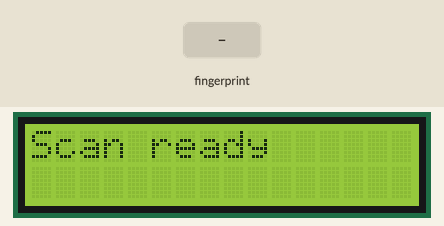
Simulated run of this sketch. Board: Arduino Uno, built with avr-gcc and run on an emulated ATmega328P. Parts: 16×2 character LCD. Inputs (shaded band) come from the test bench.

Above: at 2.2 s.
2.3 s: finger stored as number 1 placed on the sensor
At 3.7 s:
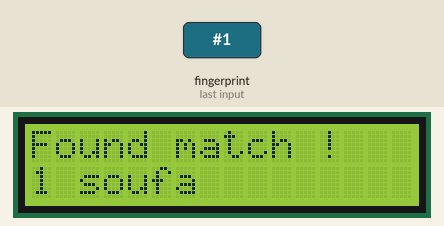
Timing chart, 0 to 5.3 s (numbered marks = the images above; inputs shaded):
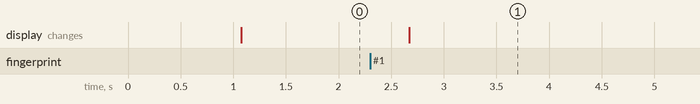

Measured:
- after the input at 2.3 s, the display: changes after 0.37 s (image 1)

The sketch:

s2.ino
```cpp
/* This code is to use with Adafruit FPM10A or DY50 Fingerprint optical Sensor and lcd i2c, it's a modification from the Adafruit example
 * Wiring Sensor/Uno  GND/GND 3.3v/3.3v RX/D3 TX/D2 || LCD i2c/UNO GND/GND Vcc/5v SDA/A4 SCL/A5
 * The code scans the finger when you place it on the sensor and shows you the name and Id if found a match
 * Refer To SurtrTech for more information || Lebouiha A.Y
 */

#include <Adafruit_Fingerprint.h>    //Libraries needed
#include <SoftwareSerial.h>
#include <LCD.h>
#include <LiquidCrystal_I2C.h>

#define I2C_ADDR 0x27          //LCD i2c stuff
#define BACKLIGHT_PIN 3
#define En_pin 2
#define Rw_pin 1
#define Rs_pin 0
#define D4_pin 4
#define D5_pin 5
#define D6_pin 6
#define D7_pin 7

String Names[] = { "soufa", "binco", "ripou", "azerag" }; //This is the array of names we declare you can add if you want
                                                               //Don't forget the order so Yassine has ID 1 but his place is Names[0]

SoftwareSerial mySerial(2, 3);                                 //Connects with TX with D2 and RX with D3
LiquidCrystal_I2C lcd(I2C_ADDR,En_pin,Rw_pin,Rs_pin,D4_pin,D5_pin,D6_pin,D7_pin); //LCD declaring

Adafruit_Fingerprint finger = Adafruit_Fingerprint(&mySerial);                    //Fingerprin sensor declaring

void setup()
{
  Serial.begin(9600);
  finger.begin(57600);              //Sensor baude rate
  lcd.begin (16,2);
  lcd.setBacklightPin(BACKLIGHT_PIN,POSITIVE);
  lcd.setBacklight(HIGH);
  lcd.home ();
  finger.getTemplateCount();        //Counts the number of templates stored in the sensor flash memory
  lcd.setCursor(0,0);
  lcd.print("Scan ready");
}

void loop()
{
  getFingerprintIDez(); //The only function we are running :D
  delay(50);            //don't need to run this at full speed.
}


// returns -1 if failed, otherwise returns ID #
int getFingerprintIDez() {
  uint8_t p = finger.getImage();        //Image scanning
  if (p != FINGERPRINT_OK)  return -1;

  p = finger.image2Tz();               //Converting
  if (p != FINGERPRINT_OK)  return -1;

  p = finger.fingerFastSearch();     //Looking for matches in the internal memory
  if (p != FINGERPRINT_OK)  return -1;

  // found a match!
  lcd.clear();
  lcd.print("Found match !");
  lcd.setCursor(0,1);
  lcd.print(finger.fingerID);           //If a match is found it shows the ID of the finger
  lcd.setCursor(2,1);
  lcd.print(Names[finger.fingerID-1]); //Then the name we gave it to it and the -1 is to remove the shift
  delay(3000);
  lcd.clear();
  lcd.print("Scan ready");
  return finger.fingerID;

}
```
